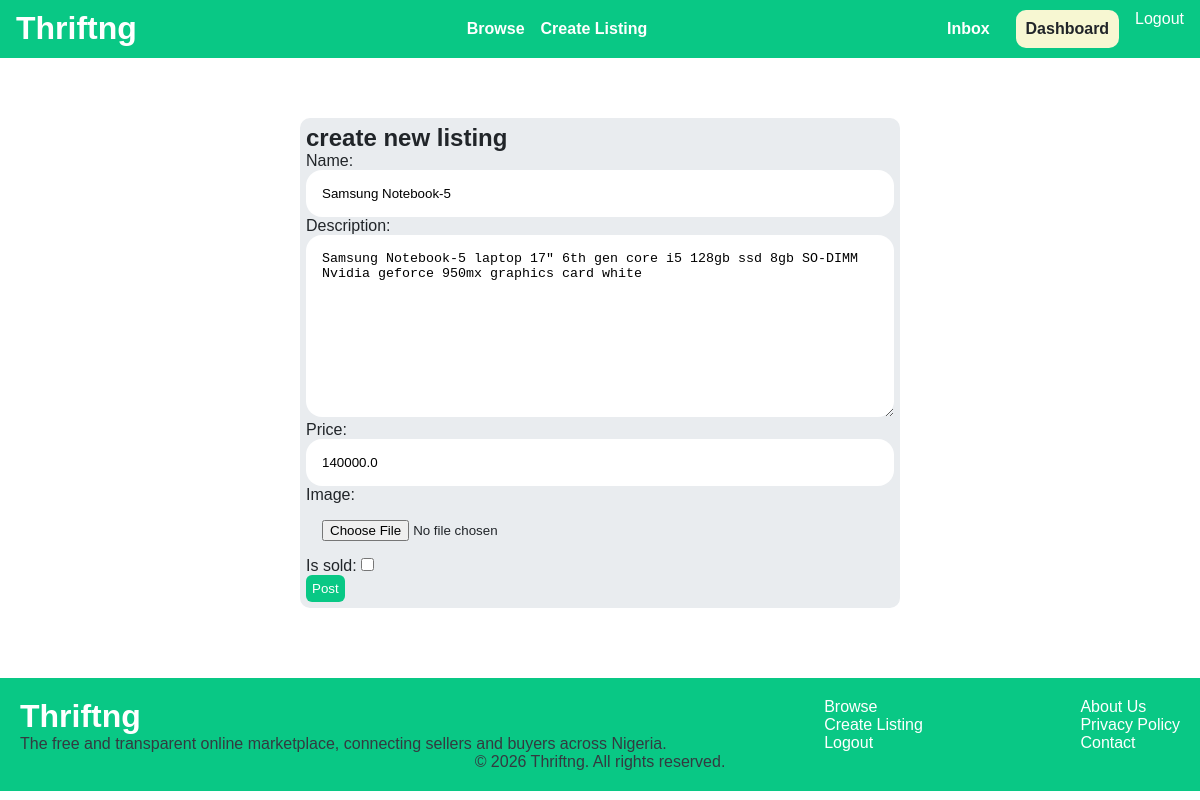
Before: /items/2/edit/ (signed in) with the older database file.
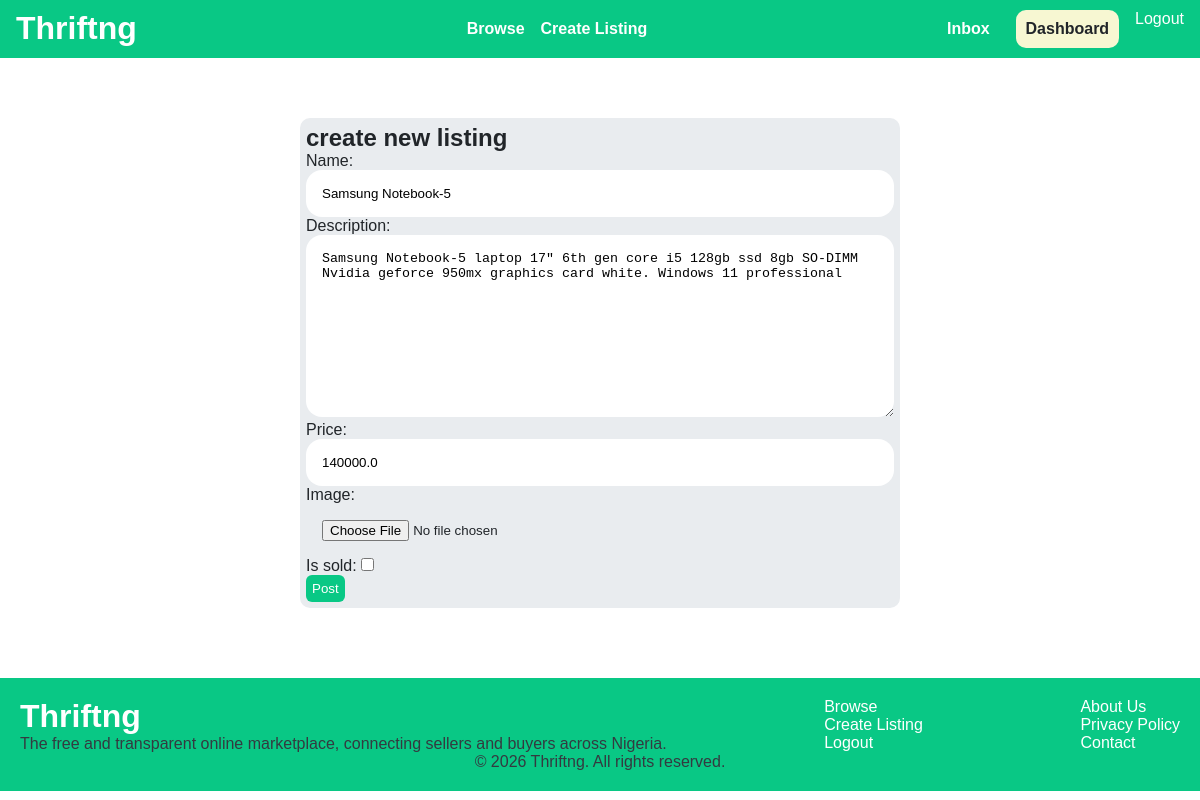
After: the same page with the newer database file.
### item/models.py (models this page shows, shortened)
class Item(models.Model):
    category = models.ForeignKey(Category, related_name='Items', on_delete=models.CASCADE)
    name = models.CharField(max_length=255)
    description = models.TextField(blank=True, null=True)
    price = models.FloatField()
    is_sold = models.BooleanField(default=False)
    created_at = models.DateTimeField(auto_now_add=True)
    created_by = models.ForeignKey(User, related_name='Items', on_delete=models.CASCADE)
    image = models.ImageField(upload_to='Item_images', blank=True, null=True)

### item/views.py (the view)
# urls.py: path('<int:pk>/edit/', views.edit, name='edit'),
@login_required
def edit(request, pk):
    item = get_object_or_404(Item, pk=pk, created_by=request.user)
    if request.method=='POST':
        form = editItemForm(request.POST, request.FILES, instance=item)
        if form.is_valid:
            form.save()
            return redirect('item:detail', pk=item.id)
    else:
        form = editItemForm(instance=item)
    return render(request, 'item/newlisting.html', {
        'form':form,
        'title':'Edit Listing',
    })

### item/forms.py
class editItemForm(forms.ModelForm):
    class Meta:
        model = Item
        fields = ('name', 'description', 'price', 'image', 'is_sold')
        widgets = {
            'name': forms.TextInput(attrs={
                        'class': 'input-area'
                }),
            'description': forms.Textarea(attrs={
                        'class': 'input-area'
                }),
            'price': forms.TextInput(attrs={
                        'class': 'input-area'
                }),
            'image': forms.FileInput(attrs={
                        'class': 'input-area'
                }),
        }

### item/templates/item/newlisting.html (shortened to what this page needs)
{% extends 'base.html' %}
{% load static %}
{% block content %}
    <div class="auth-form">
        <h2>create new listing</h2>
        <form method="post" action="." enctype="multipart/form-data">
            {{ form.as_p }}
            <button type="submit" class="submit-btn">Post</button>
        </form>
    </div>
{% endblock %}

Changed rows visible on the page:
changed Item "Samsung Notebook-5": description "Samsung Notebook-5 laptop 17\" 6th gen core i5 128gb ssd 8gb SO-DIMM Nvidia geforce 950mx graphics card white" → "Samsung Notebook-5 laptop 17\" 6th gen core i5 128gb ssd 8gb SO-DIMM Nvidia geforce 950mx graphics card white. Windows 11 professional"
